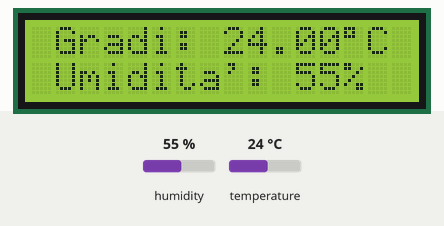
Simulated run of this sketch. Board: Arduino Uno, built with avr-gcc and run on an emulated ATmega328P. On the bench: 16×2 character LCD. Inputs (shaded band) come from the test bench; at power-on: humidity 55 %, temperature 24 °C.

Above: at 1.2 s.
1.3 s: humidity set to 22 %
At 2.9 s:
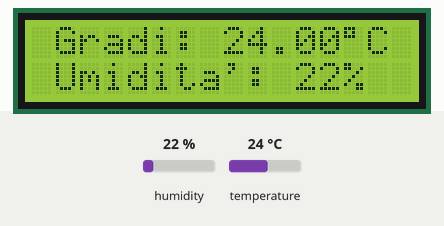
4.0 s: temperature set to 12 °C
At 4.5 s:
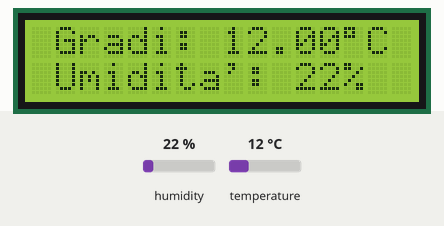
6.7 s: humidity set to 40 %
At 9.1 s:
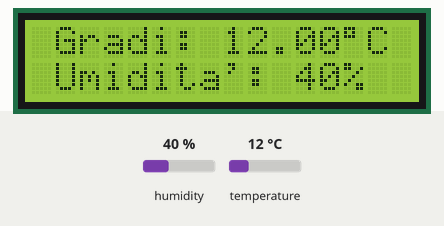
9.7 s: temperature set to 19 °C
At 10.7 s:
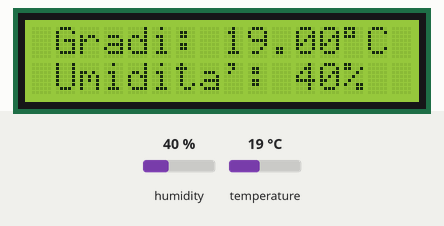
Timing chart, 0 to 12.7 s (numbered marks = the images above; inputs shaded):
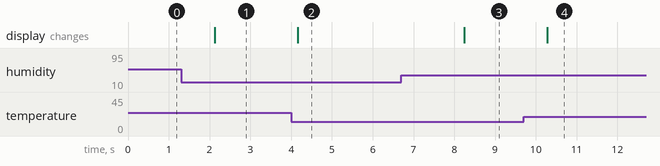

The sketch:

Sensore_Temperatura_Umidit__monitor_lcd.ino
```cpp
#include <DHT.h>
#include <LiquidCrystal.h>
#define DHTPIN 8 // 8 è il pin di Arduino a cui collego il sensore di temperatura.
#define DHTTYPE DHT11 // DHT11 è il tipo di sensore che uso.

DHT dht(DHTPIN, DHTTYPE);
#define RS 2
#define EN 3
#define D4 4
#define D5 5
#define D6 6
#define D7 7
LiquidCrystal lcd(RS, EN, D4, D5, D6, D7); // connessione display una vola definiti i pin.

void setup()
{
  lcd.begin(16, 2); // Definisci in pixel larghezza e altezza del tuo schermo.
  dht.begin(); // Attivo il sensore.
}
void loop()
{
  float t = dht.readTemperature();
  int h = dht.readHumidity();
  lcd.clear();

  lcd.setCursor(0, 0); // imposto la riga dove stamperà il dato.
  lcd.print(" Gradi: " + String(t) + char(0xDF) + "C");
  lcd.setCursor(0, 1); // imposto la riga dove stamperà il dato.
  lcd.print(" Umidita': " + String(h) + "%");
  delay(1000); // Attendi 1000 ms per poter riaggiornare i dati.
}
```

Measured:
- after the input at 1.3 s, the display: changes after 0.83 s (image 1)
- after the input at 4.0 s, the display: changes after 0.17 s (image 2)
- after the input at 6.7 s, the display: changes after 1.5 s (image 3)
- after the input at 9.7 s, the display: changes after 0.58 s (image 4)
